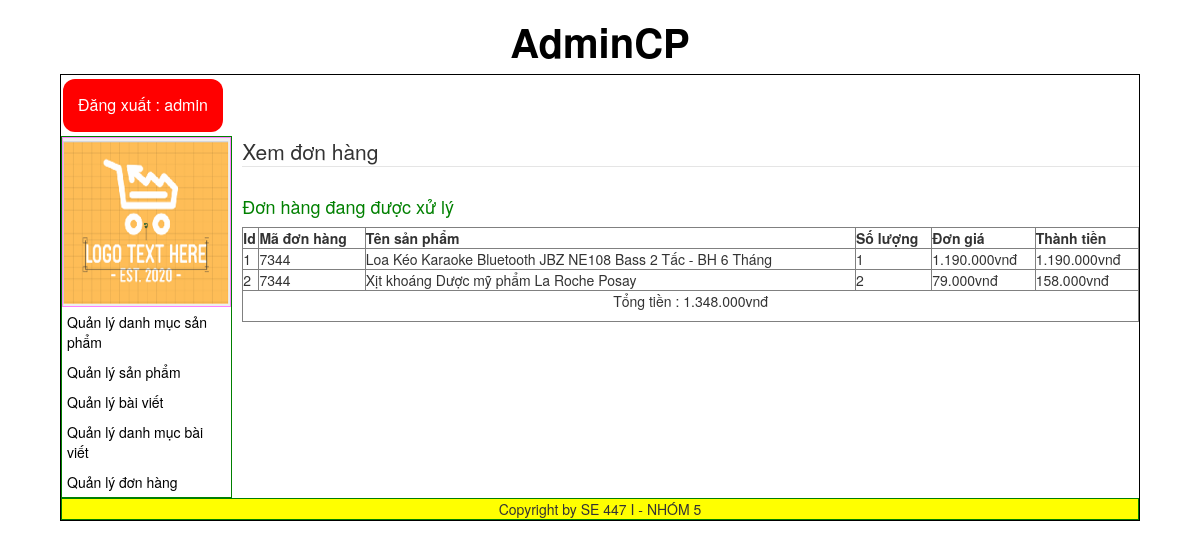
The app's page /admincp/index.php?action=donhang&query=xemdonhang&code=7344 (signed in) with its own data.
### tables this page shows
CREATE TABLE `cart_details` (
  `id_cart_details` int(11) NOT NULL,
  `code_cart` varchar(10) NOT NULL,
  `id_sanpham` int(11) NOT NULL,
  `soluongmua` int(11) NOT NULL
);

CREATE TABLE `sanpham` (
  `id_sanpham` int(11) NOT NULL,
  `tensanpham` varchar(250) NOT NULL,
  `masp` varchar(100) NOT NULL,
  `giasp` varchar(50) NOT NULL,
  `soluong` int(11) NOT NULL,
  `hinhanh` varchar(50) NOT NULL,
  `tomtat` text NOT NULL,
  `noidung` text NOT NULL,
  `tinhtrang` int(11) NOT NULL,
  `id_danhmuc` int(11) NOT NULL
);

### admincp/modules/quanlydonhang/xemdonhang.php (the view)
<?php
  $code = $_GET['code'];
  $sql_lietke_dh = "SELECT * FROM cart_details,sanpham WHERE cart_details.id_sanpham=sanpham.id_sanpham AND cart_details.code_cart='".$code."' ORDER BY cart_details.id_cart_details DESC";
  $query_lietke_dh = mysqli_query($mysqli,$sql_lietke_dh);
  $sql_donhuy = "SELECT * FROM cart WHERE code_cart='".$code."'";
  $query_donhuy = mysqli_query($mysqli,$sql_donhuy);
?>
<fieldset>
<?php
  while($row = mysqli_fetch_array($query_donhuy)){
    $trangthai = $row['cart_status'];
  }
?>
  <legend>Xem đơn hàng
  </legend>
  <h4>
  <?php
    if($trangthai ==3){
      echo '<p style="color:red">Đơn hàng đã hủy</p>';
    }else{
      echo '<p style="color:green">Đơn hàng đang được xử lý</p>';
    }
  ?>
  </h4>
<table style="width:100%" border="1" style="border-collapse: collapse;">
  <tr>
    <th>Id</th>
    <th>Mã đơn hàng</th>
    <th>Tên sản phẩm</th>
    <th>Số lượng</th>
    <th>Đơn giá</th>
    <th>Thành tiền</th>
  </tr>
  <?php
  $i = 0;
  $tongtien = 0;
  while($row = mysqli_fetch_array($query_lietke_dh)){
    $i++;
    $thanhtien = $row['giasp']*$row['soluongmua'];
    $tongtien += $thanhtien ;
  ?>
  <tr>
    <td><?php echo $i ?></td>
    <td><?php echo $row['code_cart'] ?></td>
    <td><?php echo $row['tensanpham'] ?></td>
    <td><?php echo $row['soluongmua'] ?></td>
    <td><?php echo number_format($row['giasp'],0,',','.').'vnđ' ?></td>
    <td><?php echo number_format($thanhtien,0,',','.').'vnđ' ?></td>
  </tr>
  <?php
  }
  ?>
  <tr>
    <td style="text-align:center" colspan="6">
      <p>Tổng tiền : <?php echo number_format($tongtien,0,',','.').'vnđ' ?></p>
    </td>
  </tr>
</table>
</fieldset>

### records on screen
cart_details: code_cart "7344", id_sanpham.tensanpham "Loa Kéo Karaoke Bluetooth JBZ NE108 Bass 2 Tấc - BH 6 Tháng", soluongmua "1", id_sanpham.giasp "1.190.000", thanhtien "1.190.000"
cart_details: code_cart "7344", id_sanpham.tensanpham "Xịt khoáng Dược mỹ phẩm La Roche Posay", soluongmua "2", id_sanpham.giasp "79.000", thanhtien "158.000"

### other values on screen
$_SESSION['dangnhap'] "admin"
$tongtien "1.348.000"
